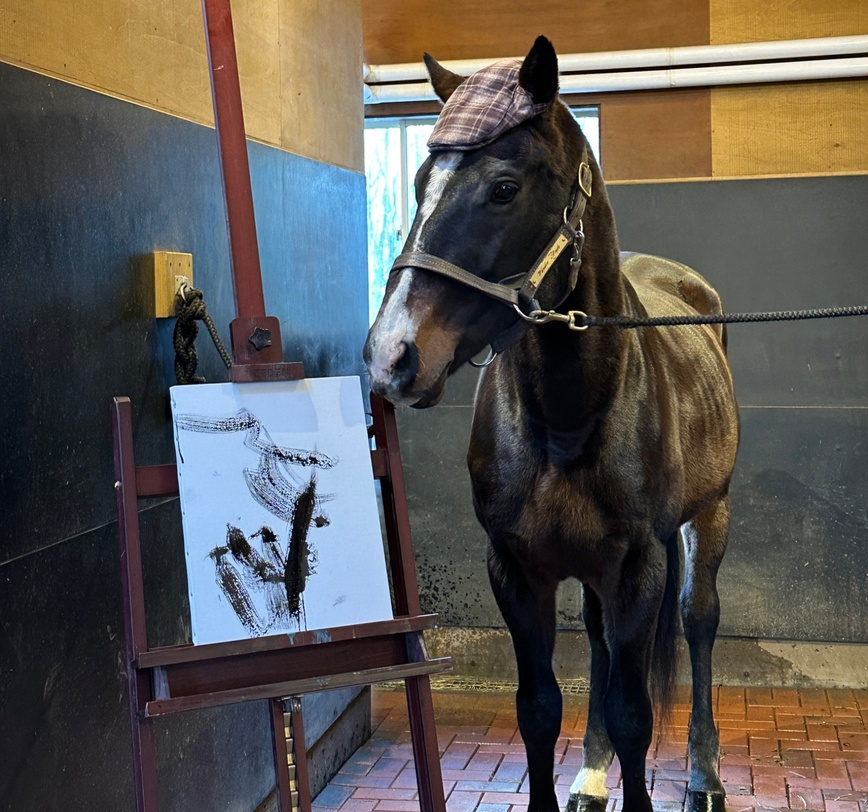
#> input picture c2/wonderacute.jpg, 868 x 812 px, shrunk from 1536 x 1437 before the run
$ jupyter execute c2-15.ipynb
#> lines starting #> are read from the running program, lines starting #| are printed output that depends on the picture
[cell 1]
import matplotlib.pyplot as plt
import numpy as np
import cv2

image_path = 'wonderacute.jpg'
img = cv2.imread(image_path, cv2.IMREAD_COLOR)
#> img is the input picture: shape (812, 868, 3); mean B, G, R 82.6, 87, 91.1

if img is not None:
    plt.figure(figsize=(15, 5))

    plt.subplot(1, 3, 1)
    plt.imshow(cv2.cvtColor(img, cv2.COLOR_BGR2RGB))
    plt.title('Ngựa gốc')
    plt.axis('off')

    # 3x3
    h3 = np.ones((3, 3), dtype=np.float32) / 9.0
    img_3x3 = cv2.filter2D(img, -1, h3)

    plt.subplot(1, 3, 2)
    plt.imshow(cv2.cvtColor(img_3x3, cv2.COLOR_BGR2RGB))
    plt.title('Ngựa 3x3')
    plt.axis('off')

    #10x10
    h10 = np.ones((10, 10), dtype=np.float32) / 100.0
    img_10x10 = cv2.filter2D(img, -1, h10)
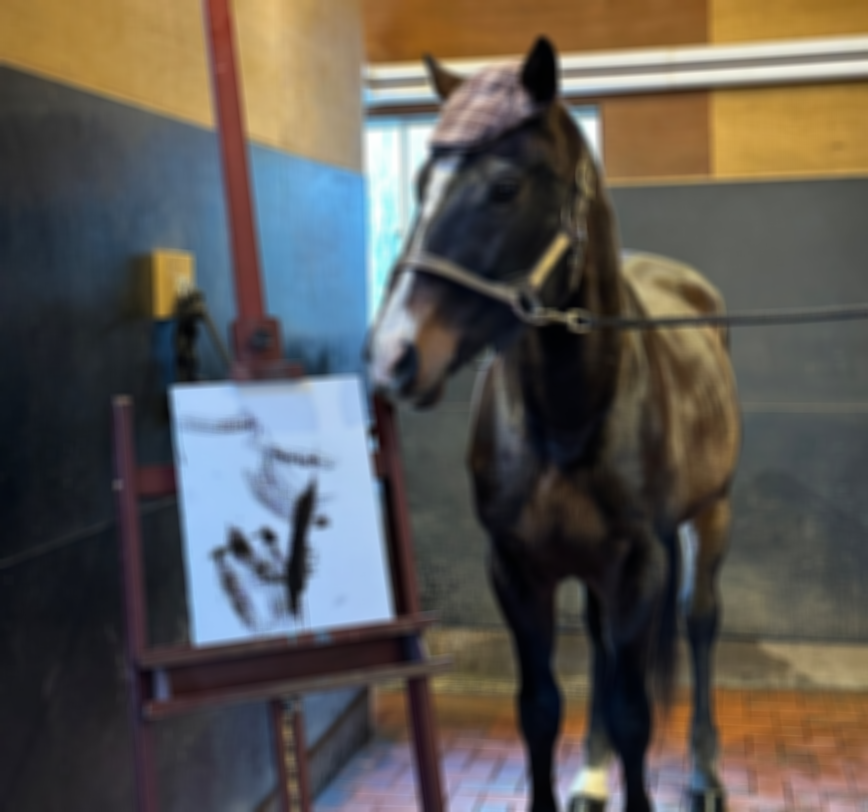
#> img_10x10: shape (812, 868, 3); mean B, G, R 82.6, 87, 91.1

    plt.subplot(1, 3, 3)
    plt.imshow(cv2.cvtColor(img_10x10, cv2.COLOR_BGR2RGB))
    plt.title('Ngựa 10x10')
    plt.axis('off')

    plt.tight_layout()
    plt.show()
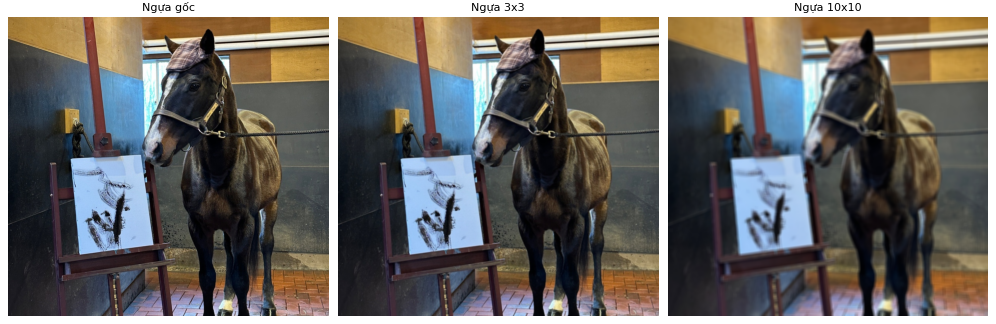
#> figure drawn by matplotlib, 3 panels
else:
    print(f"Ảnh đâu?")
